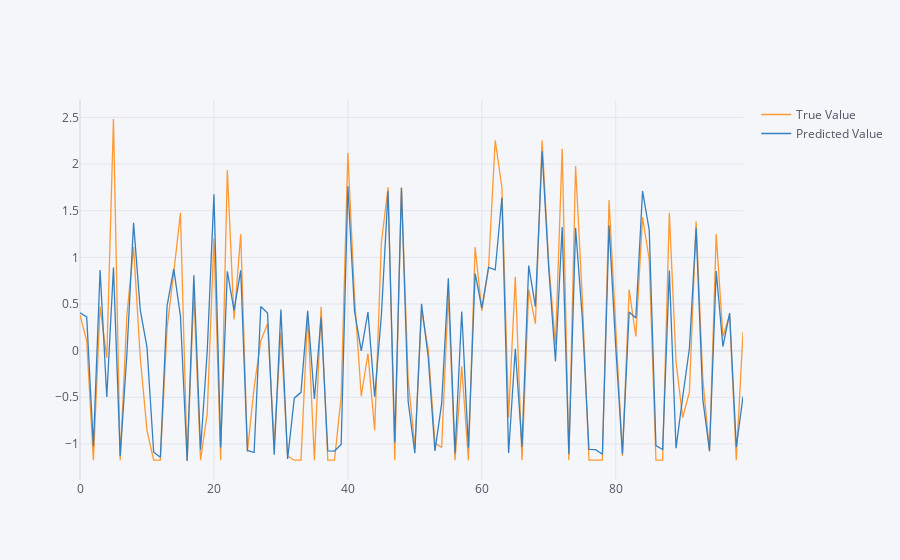
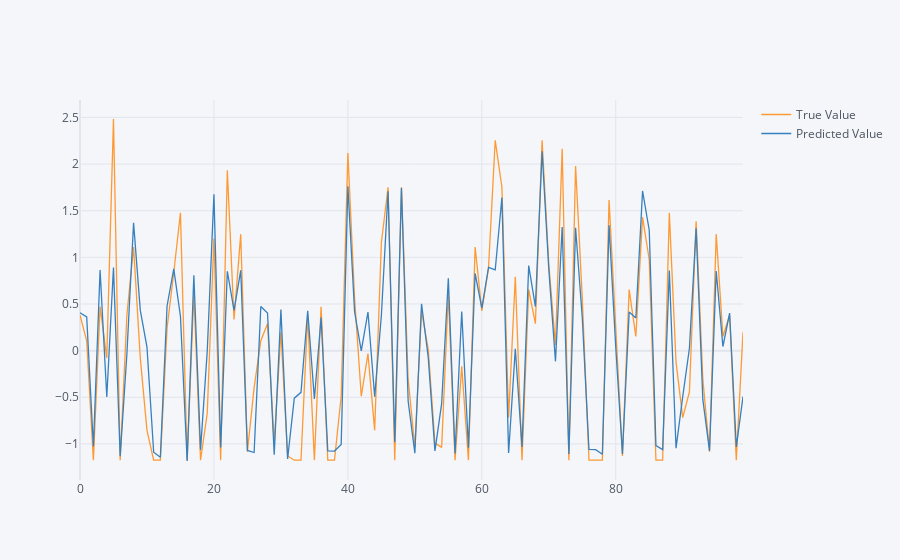
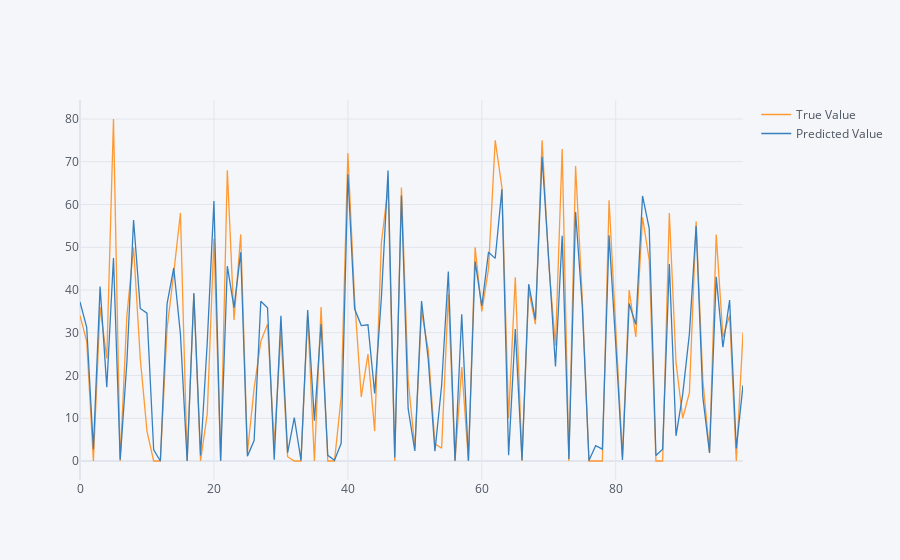
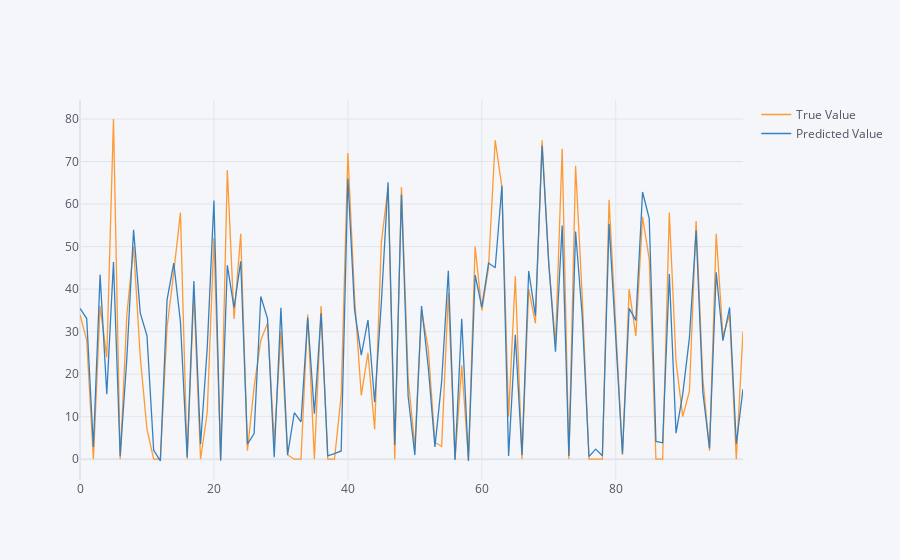

These figures' notebook cell, in order:
### Markdown cell above
## Parametros para gridsearch y entrenamiento

### Code cell
%%time
#Ridge regresion grid params
param_grid_ridge = list(np.arange(0, 10, 0.1))

#Lasso regresion grid params
param_grid_lasso = list(np.arange(0, 10, 0.1))

#Random Forest grid params
param_grid_rf = {
    'bootstrap': [True],
#     'max_depth': [80, 90, 100, 110],
#     'max_features': [2, 3],
#     'min_samples_leaf': [3, 4, 5],
#     'min_samples_split': [8, 10, 12],
    'n_estimators': [200, 300]
}

#Gradient boosting params
param_grid_gb = {
#    'loss': ['ls','huber'],
    'max_depth': [5],
#     'max_features': [2, 3],
     'min_samples_leaf': [3],
     'min_samples_split': [12],
    'n_estimators': [500]
}

#Support vector machine params
param_grid_svr = {'kernel': ('linear','rbf') #, 'rbf','poly'
#                   'C':[1.5, 10],'gamma': [1e-7, 1e-4],
#                   'epsilon':[0.1,0.2,0.5,0.3]
                 }

param_grid_ab = {
 'n_estimators': [50],
 'learning_rate' : [0.01],
 'loss' : ['exponential']
 }

resumen, dict_models = modeling(df2,'v_popularity',[1,1,1,1,0,1],7,param_grid_ridge,param_grid_lasso,param_grid_rf,param_grid_gb,param_grid_svr,param_grid_ab)

### Figure 1 — Plotly figure (JSON) as saved in the notebook; plotly's stock layout.template omitted (floating-point values rounded to 4 significant figures)
{"data": [{"line": {"color": "rgba(255, 153, 51, 1.0)", "dash": "solid", "shape": "linear", "width": 1.3}, "mode": "lines", "name": "True Value", "text": "", "type": "scatter", "x": [0, 1, 2, 3, 4, 5, 6, 7, 8, 9, 10, 11, 12, 13, 14, 15, 16, 17, 18, 19, 20, 21, 22, 23, 24, 25, 26, 27, 28, 29, 30, 31, 32, 33, 34, 35, 36, 37, 38, 39, 40, 41, 42, 43, 44, 45, 46, 47, 48, 49, 50, 51, 52, 53, 54, 55, 56, 57, 58, 59, 60, 61, 62, 63, 64, 65, 66, 67, 68, 69, 70, 71, 72, 73, 74, 75, 76, 77, 78, 79, 80, 81, 82, 83, 84, 85, 86, 87, 88, 89, 90, 91, 92, 93, 94, 95, 96, 97, 98, 99], "y": [0.3799, 0.1055, -1.175, 0.4713, -0.07736, 2.483, -1.175, 0.3799, 1.111, -0.07736, -0.8547, -1.175, -1.175, 0.2427, 0.8371, 1.477, -1.175, 0.6085, -1.175, -0.6718, 1.203, -1.175, 1.934, 0.3341, 1.249, -1.083, -0.3974, 0.1055, 0.2884, -0.9918, 0.197, -1.129, -1.175, -1.175, 0.3799, -1.175, 0.4713, -1.175, -1.175, -0.4889, 2.117, 0.5628, -0.4889, -0.03164, -0.8547, 1.157, 1.752, -1.175, 1.752, -0.306, -1.038, 0.4256, 0.01409, -0.9918, -1.038, 0.6085, -1.175, -0.1688, -1.175, 1.111, 0.4256, 0.8828, 2.255, 1.752, -0.7175, 0.7914, -1.175, 0.6542, 0.2884, 2.255, 0.9285, 0.05981, 2.163, -1.175, 1.98, 0.5628, -1.175, -1.175, -1.175, 1.614, 0.2884, -1.129, 0.6542, 0.1513, 1.431, 0.9743, -1.175, -1.175, 1.477, -0.1231, -0.7175, -0.4431, 1.386, -0.306, -1.083, 1.249, 0.1513, 0.3799, -1.175, 0.197]}, {"line": {"color": "rgba(55, 128, 191, 1.0)", "dash": "solid", "shape": "linear", "width": 1.3}, "mode": "lines", "name": "Predicted Value", "text": "", "type": "scatter", "x": [0, 1, 2, 3, 4, 5, 6, 7, 8, 9, 10, 11, 12, 13, 14, 15, 16, 17, 18, 19, 20, 21, 22, 23, 24, 25, 26, 27, 28, 29, 30, 31, 32, 33, 34, 35, 36, 37, 38, 39, 40, 41, 42, 43, 44, 45, 46, 47, 48, 49, 50, 51, 52, 53, 54, 55, 56, 57, 58, 59, 60, 61, 62, 63, 64, 65, 66, 67, 68, 69, 70, 71, 72, 73, 74, 75, 76, 77, 78, 79, 80, 81, 82, 83, 84, 85, 86, 87, 88, 89, 90, 91, 92, 93, 94, 95, 96, 97, 98, 99], "y": [0.4054, 0.3607, -1.027, 0.8636, -0.4975, 0.8897, -1.131, -0.0385, 1.37, 0.434, 0.03833, -1.09, -1.143, 0.4785, 0.8773, 0.3687, -1.183, 0.8075, -1.064, -0.007128, 1.675, -1.037, 0.8509, 0.431, 0.8611, -1.07, -1.092, 0.4734, 0.4029, -1.116, 0.4404, -1.161, -0.5098, -0.4473, 0.426, -0.5192, 0.3548, -1.075, -1.077, -1.006, 1.761, 0.4163, -0.003138, 0.414, -0.4945, 0.3774, 1.709, -0.983, 1.743, -0.5413, -1.1, 0.5023, -0.07389, -1.074, -0.5685, 0.7754, -1.103, 0.4188, -1.042, 0.8277, 0.4544, 0.8922, 0.8649, 1.641, -1.097, 0.02047, -1.032, 0.9117, 0.4727, 2.137, 0.8726, -0.1148, 1.326, -1.108, 1.316, 0.3553, -1.06, -1.062, -1.11, 1.343, 0.03679, -1.107, 0.4135, 0.3491, 1.712, 1.291, -1.018, -1.06, 0.8584, -1.046, -0.4948, 0.02578, 1.311, -0.5231, -1.074, 0.8542, 0.04429, 0.4026, -1.032, -0.4924]}], "layout": {"legend": {"bgcolor": "#F5F6F9", "font": {"color": "#4D5663"}}, "paper_bgcolor": "#F5F6F9", "plot_bgcolor": "#F5F6F9", "title": {"font": {"color": "#4D5663"}}, "xaxis": {"gridcolor": "#E1E5ED", "showgrid": true, "tickfont": {"color": "#4D5663"}, "title": {"font": {"color": "#4D5663"}, "text": ""}, "zerolinecolor": "#E1E5ED"}, "yaxis": {"gridcolor": "#E1E5ED", "showgrid": true, "tickfont": {"color": "#4D5663"}, "title": {"font": {"color": "#4D5663"}, "text": ""}, "zerolinecolor": "#E1E5ED"}}}

### Figure 2 — Plotly figure (JSON) as saved in the notebook; plotly's stock layout.template omitted (floating-point values rounded to 4 significant figures)
{"data": [{"line": {"color": "rgba(255, 153, 51, 1.0)", "dash": "solid", "shape": "linear", "width": 1.3}, "mode": "lines", "name": "True Value", "text": "", "type": "scatter", "x": [0, 1, 2, 3, 4, 5, 6, 7, 8, 9, 10, 11, 12, 13, 14, 15, 16, 17, 18, 19, 20, 21, 22, 23, 24, 25, 26, 27, 28, 29, 30, 31, 32, 33, 34, 35, 36, 37, 38, 39, 40, 41, 42, 43, 44, 45, 46, 47, 48, 49, 50, 51, 52, 53, 54, 55, 56, 57, 58, 59, 60, 61, 62, 63, 64, 65, 66, 67, 68, 69, 70, 71, 72, 73, 74, 75, 76, 77, 78, 79, 80, 81, 82, 83, 84, 85, 86, 87, 88, 89, 90, 91, 92, 93, 94, 95, 96, 97, 98, 99], "y": [0.3799, 0.1055, -1.175, 0.4713, -0.07736, 2.483, -1.175, 0.3799, 1.111, -0.07736, -0.8547, -1.175, -1.175, 0.2427, 0.8371, 1.477, -1.175, 0.6085, -1.175, -0.6718, 1.203, -1.175, 1.934, 0.3341, 1.249, -1.083, -0.3974, 0.1055, 0.2884, -0.9918, 0.197, -1.129, -1.175, -1.175, 0.3799, -1.175, 0.4713, -1.175, -1.175, -0.4889, 2.117, 0.5628, -0.4889, -0.03164, -0.8547, 1.157, 1.752, -1.175, 1.752, -0.306, -1.038, 0.4256, 0.01409, -0.9918, -1.038, 0.6085, -1.175, -0.1688, -1.175, 1.111, 0.4256, 0.8828, 2.255, 1.752, -0.7175, 0.7914, -1.175, 0.6542, 0.2884, 2.255, 0.9285, 0.05981, 2.163, -1.175, 1.98, 0.5628, -1.175, -1.175, -1.175, 1.614, 0.2884, -1.129, 0.6542, 0.1513, 1.431, 0.9743, -1.175, -1.175, 1.477, -0.1231, -0.7175, -0.4431, 1.386, -0.306, -1.083, 1.249, 0.1513, 0.3799, -1.175, 0.197]}, {"line": {"color": "rgba(55, 128, 191, 1.0)", "dash": "solid", "shape": "linear", "width": 1.3}, "mode": "lines", "name": "Predicted Value", "text": "", "type": "scatter", "x": [0, 1, 2, 3, 4, 5, 6, 7, 8, 9, 10, 11, 12, 13, 14, 15, 16, 17, 18, 19, 20, 21, 22, 23, 24, 25, 26, 27, 28, 29, 30, 31, 32, 33, 34, 35, 36, 37, 38, 39, 40, 41, 42, 43, 44, 45, 46, 47, 48, 49, 50, 51, 52, 53, 54, 55, 56, 57, 58, 59, 60, 61, 62, 63, 64, 65, 66, 67, 68, 69, 70, 71, 72, 73, 74, 75, 76, 77, 78, 79, 80, 81, 82, 83, 84, 85, 86, 87, 88, 89, 90, 91, 92, 93, 94, 95, 96, 97, 98, 99], "y": [0.4054, 0.3607, -1.027, 0.8636, -0.4975, 0.8898, -1.131, -0.03847, 1.37, 0.4341, 0.03834, -1.09, -1.143, 0.4785, 0.8773, 0.3687, -1.183, 0.8076, -1.064, -0.007122, 1.675, -1.037, 0.8509, 0.431, 0.8611, -1.07, -1.092, 0.4734, 0.4029, -1.116, 0.4404, -1.161, -0.5098, -0.4473, 0.426, -0.5192, 0.3548, -1.075, -1.077, -1.006, 1.761, 0.4163, -0.003131, 0.414, -0.4945, 0.3774, 1.709, -0.9831, 1.743, -0.5413, -1.1, 0.5023, -0.07385, -1.074, -0.5685, 0.7754, -1.103, 0.4189, -1.042, 0.8278, 0.4544, 0.8922, 0.8649, 1.641, -1.097, 0.02046, -1.032, 0.9117, 0.4727, 2.137, 0.8726, -0.1148, 1.326, -1.108, 1.316, 0.3553, -1.06, -1.062, -1.11, 1.343, 0.03679, -1.107, 0.4135, 0.3491, 1.712, 1.291, -1.018, -1.06, 0.8584, -1.046, -0.4948, 0.02578, 1.311, -0.5231, -1.074, 0.8542, 0.04427, 0.4026, -1.032, -0.4924]}], "layout": {"legend": {"bgcolor": "#F5F6F9", "font": {"color": "#4D5663"}}, "paper_bgcolor": "#F5F6F9", "plot_bgcolor": "#F5F6F9", "title": {"font": {"color": "#4D5663"}}, "xaxis": {"gridcolor": "#E1E5ED", "showgrid": true, "tickfont": {"color": "#4D5663"}, "title": {"font": {"color": "#4D5663"}, "text": ""}, "zerolinecolor": "#E1E5ED"}, "yaxis": {"gridcolor": "#E1E5ED", "showgrid": true, "tickfont": {"color": "#4D5663"}, "title": {"font": {"color": "#4D5663"}, "text": ""}, "zerolinecolor": "#E1E5ED"}}}

### Figure 3 — Plotly figure (JSON) as saved in the notebook; plotly's stock layout.template omitted (floating-point values rounded to 4 significant figures)
{"data": [{"line": {"color": "rgba(255, 153, 51, 1.0)", "dash": "solid", "shape": "linear", "width": 1.3}, "mode": "lines", "name": "True Value", "text": "", "type": "scatter", "x": [0, 1, 2, 3, 4, 5, 6, 7, 8, 9, 10, 11, 12, 13, 14, 15, 16, 17, 18, 19, 20, 21, 22, 23, 24, 25, 26, 27, 28, 29, 30, 31, 32, 33, 34, 35, 36, 37, 38, 39, 40, 41, 42, 43, 44, 45, 46, 47, 48, 49, 50, 51, 52, 53, 54, 55, 56, 57, 58, 59, 60, 61, 62, 63, 64, 65, 66, 67, 68, 69, 70, 71, 72, 73, 74, 75, 76, 77, 78, 79, 80, 81, 82, 83, 84, 85, 86, 87, 88, 89, 90, 91, 92, 93, 94, 95, 96, 97, 98, 99], "y": [34, 28, 0, 36, 24, 80, 0, 34, 50, 24, 7, 0, 0, 31, 44, 58, 0, 39, 0, 11, 52, 0, 68, 33, 53, 2, 17, 28, 32, 4, 30, 1, 0, 0, 34, 0, 36, 0, 0, 15, 72, 38, 15, 25, 7, 51, 64, 0, 64, 19, 3, 35, 26, 4, 3, 39, 0, 22, 0, 50, 35, 45, 75, 64, 10, 43, 0, 40, 32, 75, 46, 27, 73, 0, 69, 38, 0, 0, 0, 61, 32, 1, 40, 29, 57, 47, 0, 0, 58, 23, 10, 16, 56, 19, 2, 53, 29, 34, 0, 30]}, {"line": {"color": "rgba(55, 128, 191, 1.0)", "dash": "solid", "shape": "linear", "width": 1.3}, "mode": "lines", "name": "Predicted Value", "text": "", "type": "scatter", "x": [0, 1, 2, 3, 4, 5, 6, 7, 8, 9, 10, 11, 12, 13, 14, 15, 16, 17, 18, 19, 20, 21, 22, 23, 24, 25, 26, 27, 28, 29, 30, 31, 32, 33, 34, 35, 36, 37, 38, 39, 40, 41, 42, 43, 44, 45, 46, 47, 48, 49, 50, 51, 52, 53, 54, 55, 56, 57, 58, 59, 60, 61, 62, 63, 64, 65, 66, 67, 68, 69, 70, 71, 72, 73, 74, 75, 76, 77, 78, 79, 80, 81, 82, 83, 84, 85, 86, 87, 88, 89, 90, 91, 92, 93, 94, 95, 96, 97, 98, 99], "y": [37.21, 31.27, 2.783, 40.78, 17.29, 47.47, 0.2733, 23.09, 56.37, 35.69, 34.58, 2.597, 0, 36.74, 45.16, 29.63, 0, 39.27, 1.27, 27.64, 60.84, 0.08333, 45.58, 35.89, 48.81, 1.141, 4.777, 37.39, 35.86, 0.3067, 33.95, 1.925, 10.17, 0.1167, 35.32, 9.453, 32.04, 1.323, 0.1533, 4.13, 67.1, 35.61, 31.67, 31.85, 15.79, 38.13, 67.92, 0.8375, 62.09, 12.24, 2.337, 37.44, 23.75, 2.32, 17.71, 44.32, 0.07667, 34.31, 0.05667, 46.68, 36.25, 48.84, 47.4, 63.54, 1.33, 30.85, 0.1833, 41.35, 33.08, 71.15, 46.9, 22.11, 52.7, 0.4467, 58.24, 36.28, 0.14, 3.583, 2.773, 52.8, 27.25, 0.2467, 36.86, 31.91, 62.0, 54.36, 1.3, 2.775, 46.08, 5.886, 15.66, 29.8, 54.96, 14.98, 1.9, 43.08, 26.63, 37.63, 2.94, 17.7]}], "layout": {"legend": {"bgcolor": "#F5F6F9", "font": {"color": "#4D5663"}}, "paper_bgcolor": "#F5F6F9", "plot_bgcolor": "#F5F6F9", "title": {"font": {"color": "#4D5663"}}, "xaxis": {"gridcolor": "#E1E5ED", "showgrid": true, "tickfont": {"color": "#4D5663"}, "title": {"font": {"color": "#4D5663"}, "text": ""}, "zerolinecolor": "#E1E5ED"}, "yaxis": {"gridcolor": "#E1E5ED", "showgrid": true, "tickfont": {"color": "#4D5663"}, "title": {"font": {"color": "#4D5663"}, "text": ""}, "zerolinecolor": "#E1E5ED"}}}

### Figure 4 — Plotly figure (JSON) as saved in the notebook; plotly's stock layout.template omitted (floating-point values rounded to 4 significant figures)
{"data": [{"line": {"color": "rgba(255, 153, 51, 1.0)", "dash": "solid", "shape": "linear", "width": 1.3}, "mode": "lines", "name": "True Value", "text": "", "type": "scatter", "x": [0, 1, 2, 3, 4, 5, 6, 7, 8, 9, 10, 11, 12, 13, 14, 15, 16, 17, 18, 19, 20, 21, 22, 23, 24, 25, 26, 27, 28, 29, 30, 31, 32, 33, 34, 35, 36, 37, 38, 39, 40, 41, 42, 43, 44, 45, 46, 47, 48, 49, 50, 51, 52, 53, 54, 55, 56, 57, 58, 59, 60, 61, 62, 63, 64, 65, 66, 67, 68, 69, 70, 71, 72, 73, 74, 75, 76, 77, 78, 79, 80, 81, 82, 83, 84, 85, 86, 87, 88, 89, 90, 91, 92, 93, 94, 95, 96, 97, 98, 99], "y": [34, 28, 0, 36, 24, 80, 0, 34, 50, 24, 7, 0, 0, 31, 44, 58, 0, 39, 0, 11, 52, 0, 68, 33, 53, 2, 17, 28, 32, 4, 30, 1, 0, 0, 34, 0, 36, 0, 0, 15, 72, 38, 15, 25, 7, 51, 64, 0, 64, 19, 3, 35, 26, 4, 3, 39, 0, 22, 0, 50, 35, 45, 75, 64, 10, 43, 0, 40, 32, 75, 46, 27, 73, 0, 69, 38, 0, 0, 0, 61, 32, 1, 40, 29, 57, 47, 0, 0, 58, 23, 10, 16, 56, 19, 2, 53, 29, 34, 0, 30]}, {"line": {"color": "rgba(55, 128, 191, 1.0)", "dash": "solid", "shape": "linear", "width": 1.3}, "mode": "lines", "name": "Predicted Value", "text": "", "type": "scatter", "x": [0, 1, 2, 3, 4, 5, 6, 7, 8, 9, 10, 11, 12, 13, 14, 15, 16, 17, 18, 19, 20, 21, 22, 23, 24, 25, 26, 27, 28, 29, 30, 31, 32, 33, 34, 35, 36, 37, 38, 39, 40, 41, 42, 43, 44, 45, 46, 47, 48, 49, 50, 51, 52, 53, 54, 55, 56, 57, 58, 59, 60, 61, 62, 63, 64, 65, 66, 67, 68, 69, 70, 71, 72, 73, 74, 75, 76, 77, 78, 79, 80, 81, 82, 83, 84, 85, 86, 87, 88, 89, 90, 91, 92, 93, 94, 95, 96, 97, 98, 99], "y": [35.46, 33.07, 2.896, 43.4, 15.3, 46.36, 0.6833, 23.93, 53.94, 34.36, 29.06, 2.081, -0.411, 37.47, 46.11, 32.27, 0.4872, 41.92, 3.5, 26.18, 60.84, -0.3846, 45.6, 35.63, 46.54, 3.565, 6.012, 38.25, 33.06, 0.4943, 35.59, 1.011, 10.93, 8.768, 33.31, 10.72, 34.29, 0.8113, 1.305, 1.944, 66.02, 35.05, 24.5, 32.7, 13.4, 36.88, 65.14, 3.345, 62.25, 14.76, 0.9725, 36.04, 21.68, 2.901, 18.23, 44.3, -0.172, 33.02, -0.419, 43.33, 35.7, 46.13, 45.02, 64.32, 0.7817, 29.23, 0.9688, 44.25, 33.76, 73.77, 45.93, 25.27, 54.93, 0.7886, 53.55, 33.56, 0.6218, 2.372, 0.8275, 55.38, 28.51, 1.303, 35.48, 32.63, 62.84, 56.58, 4.191, 3.864, 43.53, 6.113, 15.3, 28.53, 53.8, 15.74, 2.577, 43.96, 27.9, 35.69, 3.617, 16.47]}], "layout": {"legend": {"bgcolor": "#F5F6F9", "font": {"color": "#4D5663"}}, "paper_bgcolor": "#F5F6F9", "plot_bgcolor": "#F5F6F9", "title": {"font": {"color": "#4D5663"}}, "xaxis": {"gridcolor": "#E1E5ED", "showgrid": true, "tickfont": {"color": "#4D5663"}, "title": {"font": {"color": "#4D5663"}, "text": ""}, "zerolinecolor": "#E1E5ED"}, "yaxis": {"gridcolor": "#E1E5ED", "showgrid": true, "tickfont": {"color": "#4D5663"}, "title": {"font": {"color": "#4D5663"}, "text": ""}, "zerolinecolor": "#E1E5ED"}}}
